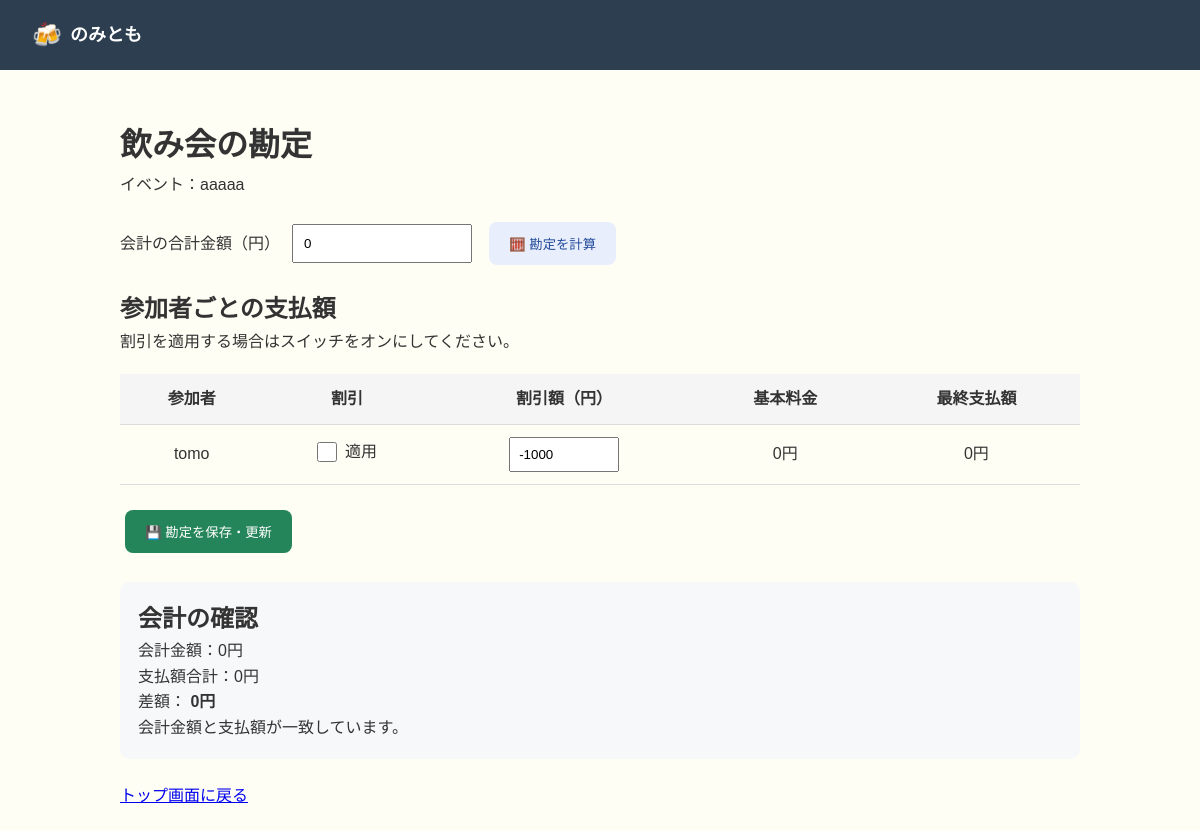
/event/3/billing (signed in), run on the app's committed database.
### tables this page shows
CREATE TABLE events (
    id INTEGER PRIMARY KEY AUTOINCREMENT,

    title TEXT NOT NULL,

    host_user_id INTEGER NOT NULL,

    places TEXT,
    dates TEXT,
    times TEXT,

    is_active BOOLEAN NOT NULL DEFAULT 1,

    created_at DATETIME NOT NULL DEFAULT (datetime('now','localtime')),

    finished_at DATETIME,

    FOREIGN KEY(host_user_id)
        REFERENCES users(id)
);

CREATE TABLE users (
    id INTEGER PRIMARY KEY AUTOINCREMENT,
    username TEXT NOT NULL UNIQUE,
    email TEXT NOT NULL UNIQUE,
    password_hash TEXT NOT NULL,
    created_at DATETIME NOT NULL DEFAULT CURRENT_TIMESTAMP
);

### app.py (the view, shortened to what this page needs)
@app.route("/event/<int:event_id>/billing", methods=["GET", "POST"])
def event_billing(event_id):
    if "user_id" not in session:
        return redirect(url_for("login"))
    user_id = session["user_id"]
    conn = get_db()
    conn.execute("PRAGMA foreign_keys = ON")
    try:
        event = conn.execute(
            "SELECT * FROM events WHERE id = ?", (event_id,)
        ).fetchone()
        if event is None:
            flash("イベントが見つかりません。")
            return redirect(url_for("index"))
        if event["host_user_id"] != user_id:
            flash("勘定を編集できるのは主催者のみです。")
            return redirect(url_for("index"))
        participants = conn.execute("""
            SELECT DISTINCT u.id, u.username AS name
            FROM votes v
            JOIN users u ON u.id = v.user_id
            WHERE v.event_id = ? AND v.is_join = 1
            ORDER BY u.id
        """, (event_id,)).fetchall()
        billing = conn.execute(
            "SELECT * FROM billings WHERE event_id = ?", (event_id,)
        ).fetchone()
        details = {}
        total_amount = billing["total_amount"] if billing else 0
        calculated = False
        error = None
        if calculated:
            shown_participants = display_participants
        else:
            base_amount = (
                calculate_base_amount(total_amount, len(participants))
                if participants and total_amount >= 0 else 0
            )
            shown_participants = []
            for p in participants:
                d = details.get(p["id"], {})
                enabled = d.get("discount_enabled", 0)
                adjustment = d.get("adjustment", -1000)
                shown_participants.append({
                    "id": p["id"],
                    "name": p["name"],
                    "base_amount": d.get("base_amount", base_amount),
                    "adjustment": adjustment,
                    "discount_enabled": enabled,
                    "final_amount": d.get("final_amount", base_amount),
                })
        paid_total = sum(
            p["final_amount"] for p in shown_participants
        )
        difference = total_amount - paid_total
        return render_template(
            "billing.html",
            event=event,
            participants=shown_participants,
            total_amount=total_amount,
            paid_total=paid_total,
            difference=difference,
            billing=billing,
            calculated=calculated,
            error=error,
        )
    finally:
        conn.close()

### app.py (called while the page is built)
def calculate_base_amount(total_amount, participant_count):
    if total_amount < 0:
        raise ValueError("合計金額は0円以上で入力してください。")
    if participant_count <= 0:
        raise ValueError("参加者がいません。")
    return (total_amount // participant_count // 10) * 10

def get_db():
    conn = sqlite3.connect(DB_NAME)
    conn.row_factory = sqlite3.Row
    return conn

### templates/billing.html (shortened to what this page needs)
<!DOCTYPE html>
<html lang="ja">
<head>
    <link rel="stylesheet" href="{{ url_for('static', filename='css/style.css') }}">
</head>
<body>
    <header class="header">
        <div class="header-logo">
            <span class="beer-icon">🍻</span>
            <span class="header-title">のみとも</span>
        </div>
    </header>
    <main class="billing-container">
        <h1>飲み会の勘定</h1>
        <p>イベント：{{ event.title }}</p>
        <form method="POST">
            <div class="billing-input">
                <label for="total_amount">会計の合計金額（円）</label>
                <input type="number" id="total_amount" name="total_amount" min="0" step="1" value="{{ total_amount }}"
                    required>
                <button type="submit" name="action" value="calculate" class="billing-button calculate-button">
                    🧮 勘定を計算
                </button>
            </div>
            <h2>参加者ごとの支払額</h2>
            <p>割引を適用する場合はスイッチをオンにしてください。</p>
            {% if participants %}
            <div class="billing-table-wrapper">
                <table class="billing-table">
                    <thead>
                        <tr>
                            <th>参加者</th>
                            <th>割引</th>
                            <th>割引額（円）</th>
                            <th>基本料金</th>
                            <th>最終支払額</th>
                        </tr>
                    </thead>
                    <tbody>
                        {% for p in participants %}
                        <tr>
                            <td>{{ p.name }}</td>
                            <td>
                                <label class="discount-switch">
                                    <input type="checkbox" name="discount_enabled_{{ p.id }}" >
                                    <span>適用</span>
                                </label>
                            </td>
                            <td>
                                <input type="number" class="adjustment-input" name="adjustment_{{ p.id }}"
                                    value="{{ p.adjustment }}" step="1" aria-label="{{ p.name }}の割引額">
                            </td>
                            <td>{{ "{:,}".format(p.base_amount) }}円</td>
                            <td>
                                {% if p.discount_enabled %}
                                <span class="discounted">
                                    {{ "{:,}".format(p.final_amount) }}円
                                </span>
                                {% else %}
                                {{ "{:,}".format(p.final_amount) }}円
                                {% endif %}
                            </td>
                        </tr>
                        {% endfor %}
                    </tbody>
                </table>
            </div>
            <button type="submit" name="action" value="save" class="billing-button save-button">
                💾 勘定を保存・更新
            </button>
            {% else %}
            <p>参加すると回答したユーザーはいません。</p>
            {% endif %}
        </form>
        <section class="billing-summary">
            <h2>会計の確認</h2>
            <p>会計金額：{{ "{:,}".format(total_amount) }}円</p>
            <p>支払額合計：{{ "{:,}".format(paid_total) }}円</p>
            <p>
                差額：
                <strong>{{ "{:,}".format(difference) }}円</strong>
            </p>
            {% if difference == 0 %}
            <p>会計金額と支払額が一致しています。</p>
            {% elif difference > 0 %}
            <p>あと{{ "{:,}".format(difference) }}円を配分する必要があります。</p>
            {% else %}
            <p>会計金額より{{ "{:,}".format(-difference) }}円多く設定されています。</p>
            {% endif %}
        </section>
        <p style="margin-top: 24px;">
            <a href="{{ url_for('index') }}">トップ画面に戻る</a>
        </p>
    </main>
</body>
</html>

### static/css/style.css (style rules this page uses)
:root { --primary-color: #F5A623; --primary-hover: #E09000; --primary-light: #FFF8E7; --secondary-color: #2C3E50; --text-primary: #333333; --text-secondary: #666666; --text-muted: #999999; --background: #FFFEF5; --white: #FFFFFF; --border-color: #E0E0E0; --error-color: #E74C3C; --success-color: #27AE60; --shadow-sm: 0 2px 4px rgba(0, 0, 0, 0.05); --shadow-md: 0 4px 12px rgba(0, 0, 0, 0.1); --shadow-lg: 0 8px 24px rgba(0, 0, 0, 0.12); --radius-sm: 8px; --radius-md: 12px; --radius-lg: 16px; --radius-full: 50px; }
* { margin: 0; padding: 0; box-sizing: border-box; }
body { font-family: 'Hiragino Sans', 'Hiragino Kaku Gothic ProN', 'Noto Sans JP', sans-serif; background-color: var(--background); color: var(--text-primary); line-height: 1.6; min-height: 100vh; }
.header { background-color: var(--secondary-color); color: var(--white); padding: 16px 32px; display: flex; justify-content: space-between; align-items: center; position: sticky; top: 0; z-index: 100; }
.header-logo { display: flex; align-items: center; gap: 8px; }
.beer-icon { font-size: 24px; }
.header-title { font-size: 18px; font-weight: 600; }

### templates/billing.html (style rules this page uses)
.billing-container { max-width: 1000px; margin: 30px auto; padding: 20px; }
.billing-input { display: flex; flex-wrap: wrap; align-items: center; gap: 12px; margin: 20px 0; }
.billing-input input { width: 180px; padding: 10px; }
.billing-table-wrapper { overflow-x: auto; }
.billing-table { width: 100%; border-collapse: collapse; margin: 20px 0; }
.billing-table th, .billing-table td { padding: 12px; border-bottom: 1px solid #ddd; text-align: center; }
.billing-table th { background: #f5f5f5; }
.discount-switch { display: inline-flex; align-items: center; gap: 8px; cursor: pointer; white-space: nowrap; }
.discount-switch input { width: 20px; height: 20px; accent-color: #25855a; cursor: pointer; }
.adjustment-input { width: 110px; padding: 8px; }
.billing-button { padding: 12px 20px; border: none; border-radius: 8px; cursor: pointer; margin: 5px; }
.calculate-button { background: #e8eefc; color: #234b9b; }
.save-button { background: #25855a; color: white; }
.billing-summary { background: #f7f8fa; border-radius: 10px; padding: 18px; margin-top: 24px; }

### data on the page
events: title "aaaaa"
users: name "tomo", adjustment "-1000", base_amount "0", final_amount "0"

### other printed values
{{ "{:,}".format(total_amount) }} "0"
{{ "{:,}".format(paid_total) }} "0"
{{ "{:,}".format(difference) }} "0"
